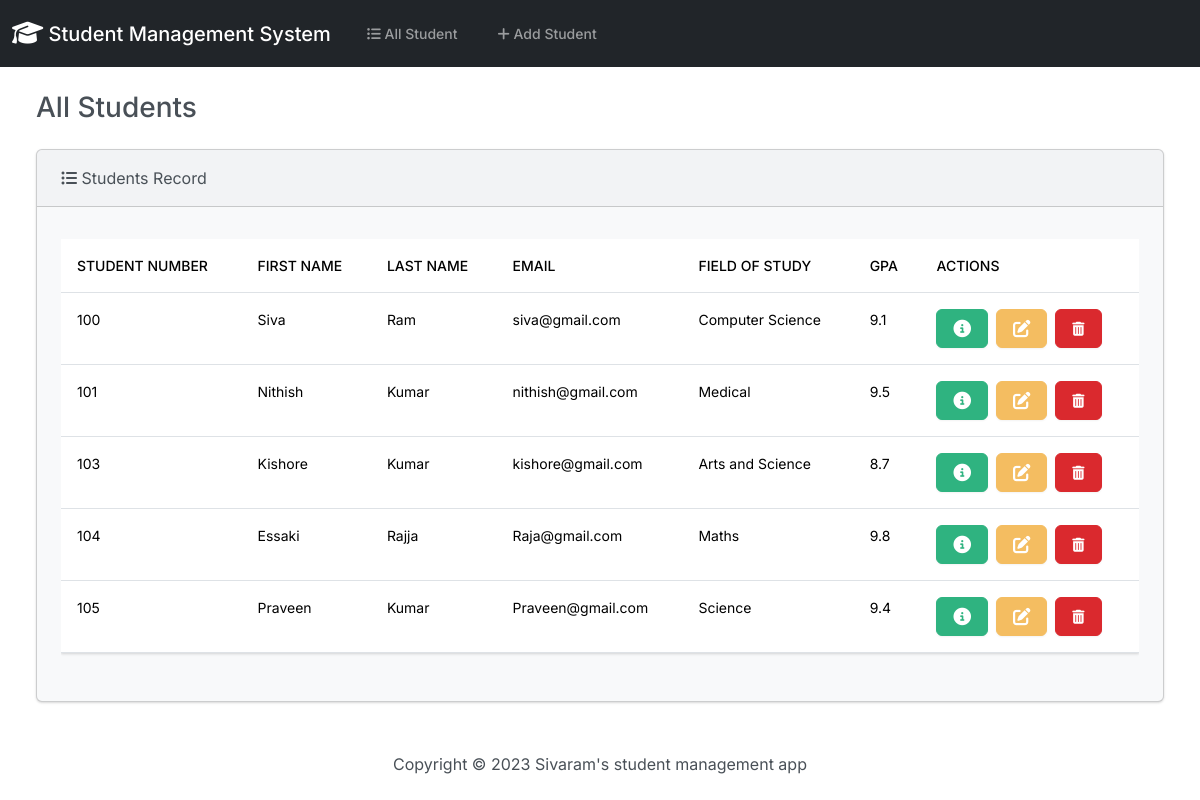
Before: / with the older database file.
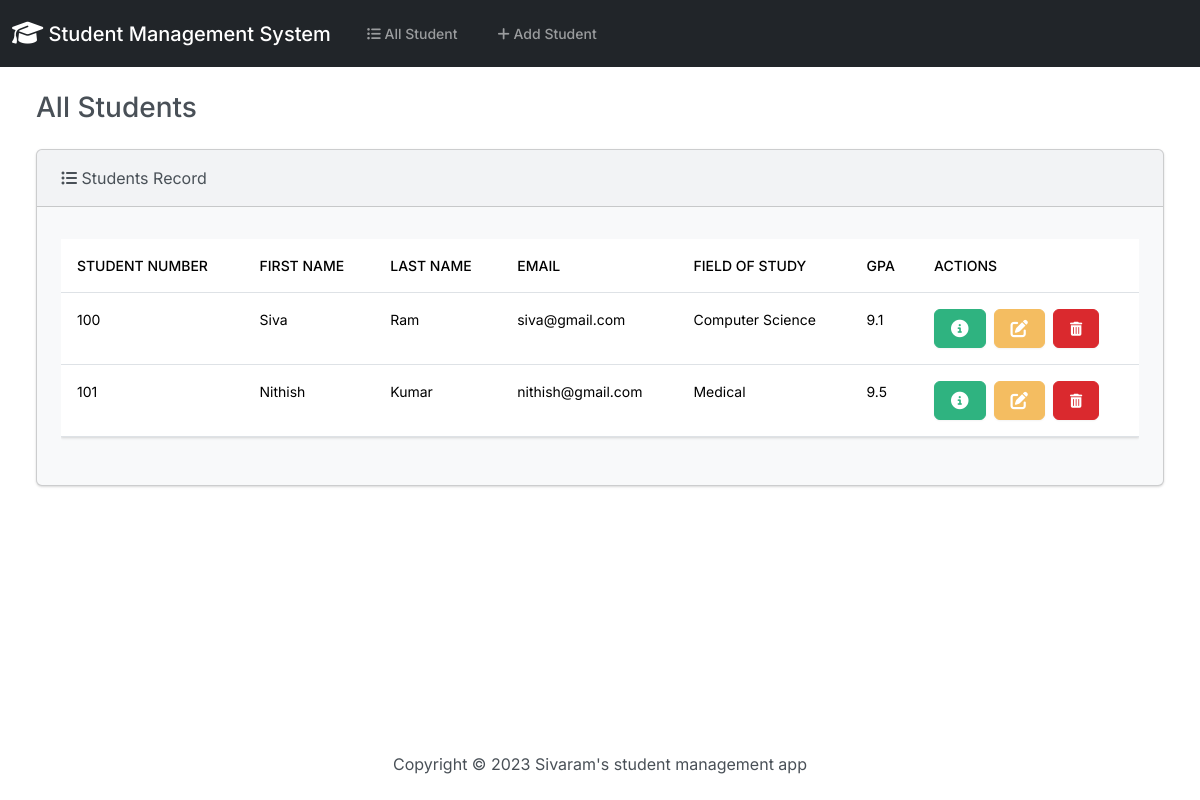
After: the same page with the newer database file.
### student/models.py (models this page shows, shortened)
class Student(models.Model):
    student_no=models.PositiveIntegerField()
    First_name=models.CharField(max_length=30)
    last_name=models.CharField(max_length=30)
    email=models.EmailField(max_length=100)
    fields_of_study=models.CharField(max_length=100)
    gpa=models.FloatField()

### student/views.py (the view)
# urls.py: path('',views.index,name='index'),
def index(request):
    return render(request,'student/index.html',{'students':Student.objects.all()})

### student/templates/student/index.html (shortened to what this page needs)
{% extends "student/base.html" %}
{% block body %}
<h3 class="m-4"> All Students </h3>
        <div class="row">
            <div class="col-12">
                {% if students %}
                <div class="card bg-light ms-4 me-4 mb-4" >
                    <div class="card-header"><i class="fa-solid fa-list-ul"></i> Students Record</div>
                    <div class="card-body">
                      <p class="card-text">
                        <div class="table-responsive">
                            <table class="table table-hover">
                                <thead>
                                  <tr>
                                    <th scope="col">Student Number</th>
                                    <th scope="col">First Name</th>
                                    <th scope="col">Last Name</th>
                                    <th scope="col">Email</th>
                                    <th scope="col">Field of study</th>
                                    <th scope="col">GPA</th>
                                    <th scope="col">Actions</th>
                                  </tr>
                                </thead>
                                <tbody>
                                  {% for student in students %}
                                  <tr>
                                    <td>{{student.student_no}}</td>
                                    <td>{{student.First_name}}</td>
                                    <td>{{student.last_name}}</td>
                                    <td>{{student.email}}</td>
                                    <td>{{student.fields_of_study}}</td>
                                    <td>{{student.gpa}}</td>
                                    <td>
                                        <button type="button" class="btn btn-success me-1" href="{% url 'view_student' student.id %}" data-bs-toggle="modal" data-bs-target="#myModal{{student.id}}">
                                        </button>
                                          <a class="btn btn-warning me-1" href="{% url 'edit' student.id %}">
                                          </a>
                                          <button type="button" class="btn btn-danger" data-bs-toggle="modal" data-bs-target="#delete{{student.id}}">
                                              <i class="fa-solid fa-trash-can"></i>
                                          </button>
                                    </td>
                                  </tr>
                                  {% endfor %}
                                </tbody>
                              </table>
                        </div>
                      </p>
                    </div>
                </div>
                {% else %}
                <h5 class=" alert alert-dark"> No students Records </h5>
                {% endif %}
            </div>
        </div>
{% endblock body %}

### student/templates/student/base.html (shortened to what this page needs)
{% load static %}
<!DOCTYPE html>
<html lang="en">
<head>
    <link rel="stylesheet" href="{% static 'css/bootstrap.min.css'%}">
    <link rel="stylesheet" href="https://cdnjs.cloudflare.com/ajax/libs/font-awesome/6.5.1/css/all.min.css" />
</head>
<body class="d-flex flex-column min-vh-100">
    <nav class="navbar navbar-expand-lg bg-dark" data-bs-theme="dark">
        <div class="container-fluid">
        <a class="navbar-brand" href="{% url 'index' %}">
            <i class="fa-solid fa-graduation-cap fa-lg"></i> Student Management System
        </a>
          <div class="collapse navbar-collapse" id="navbarColor02">
            <ul class="navbar-nav me-auto">
              <li class="nav-item">
                <a class="nav-link" href="{% url 'index' %}">
                    <i class="fa-solid fa-list-ul"></i> All Student
                </a>
              </li>
              <li class="nav-item">
                <a class="nav-link" href="{% url 'add' %}">
                    <i class="fa-solid fa-plus"></i> Add Student
                </a>
              </li>
            </ul>
          </div>
        </div>
    </nav>
    <div class="container-fluid">
        {% block body %}
        {% endblock body %}
    </div>
    <footer class="mt-auto mb-4">
        <div class="text-center">
            <span>
                Copyright &copy; <script>document.write(new Date().getFullYear())</script> Sivaram's student management app
            </span>
        </div>
    </footer>
</body>
</html>

Changed rows visible on the page:
removed Student: student_no "103", First_name "Kishore", last_name "Kumar", email "kishore@gmail.com", fields_of_study "Arts and Science", gpa "8.7"
removed Student: student_no "104", First_name "Essaki", last_name "Rajja", email "Raja@gmail.com", fields_of_study "Maths", gpa "9.8"
removed Student: student_no "105", First_name "Praveen", last_name "Kumar", email "Praveen@gmail.com", fields_of_study "Science", gpa "9.4"
